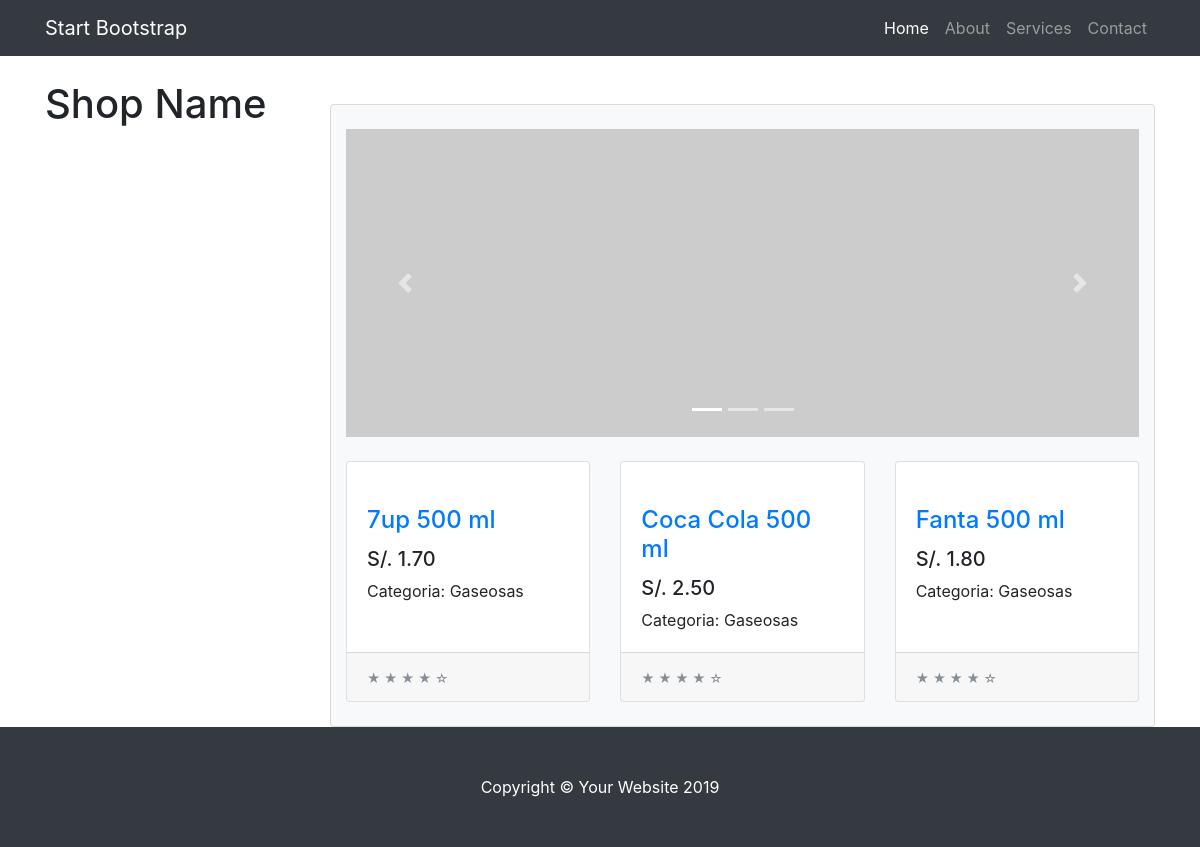
/tienda/categoria/1/, run on the app's committed database.
### tienda/models.py (models this page shows, shortened)
class Producto(models.Model):
    categoria = models.ForeignKey(Categoria,on_delete=models.CASCADE)
    nombre = models.CharField(max_length=200)
    precio = models.DecimalField(max_digits=6,decimal_places=2)
    stock = models.IntegerField(default=0)
    pub_date = models.DateTimeField('date published')

class Categoria(models.Model):
    nombre = models.CharField(max_length=200)
    pub_date = models.DateTimeField('fecha de registro',auto_now=True)

### tienda/views.py (the view)
# urls.py: path('categoria/<int:categoria_id>/',views.categoria,name='categoria')
def categoria(request, categoria_id):
    categoria = get_object_or_404(Categoria, pk=categoria_id)
    product_list = Producto.objects.filter(categoria=categoria).order_by('nombre')
    return render(request,'categoria.html', {'product_list': product_list})

### tienda/templates/categoria.html (shortened to what this page needs)
{% extends "layout.html" %}
{% block content %}
{% load static %}
<!DOCTYPE html>
<html lang="en">
<head>
    <link href="{% static 'vendor/bootstrap/css/bootstrap.min.css' %}" rel="stylesheet">
</head>
<body>
    <div class="container mt-5 card bg-light shadow-lg">
        <div id="carouselExampleIndicators" class="carousel slide my-4" data-ride="carousel">
            <ol class="carousel-indicators">
                <li data-target="#carouselExampleIndicators" data-slide-to="0" class="active"></li>
                <li data-target="#carouselExampleIndicators" data-slide-to="1"></li>
                <li data-target="#carouselExampleIndicators" data-slide-to="2"></li>
            </ol>
            <div class="carousel-inner" role="listbox">
                <div class="carousel-item active">
                    <img class="d-block img-fluid" src="http://placehold.it/900x350" alt="First slide">
                </div>
            </div>
            <a class="carousel-control-prev" href="#carouselExampleIndicators" role="button" data-slide="prev">
                <span class="carousel-control-prev-icon" aria-hidden="true"></span>
            </a>
            <a class="carousel-control-next" href="#carouselExampleIndicators" role="button" data-slide="next">
                <span class="carousel-control-next-icon" aria-hidden="true"></span>
            </a>
        </div>
        <div class="row">
            {% for prod in product_list %}
            <div class="col-lg-4 col-md-6 mb-4">
                <div class="card h-100">
                    <a href="/tienda/producto/{{ prod.id }}">
                    </a>
                    <div class="card-body">
                        <h4 class="card-title">
                            <a href="/tienda/producto/{{ prod.id }}">{{ prod.nombre }}</a>
                        </h4>
                        <h5>S/. {{ prod.precio }}</h5>
                        <p class="card-text"> Categoria: {{ prod.categoria.nombre }}
                        </p>
                    </div>
                    <div class="card-footer">
                        <small class="text-muted">&#9733; &#9733; &#9733; &#9733; &#9734;</small>
                    </div>
                </div>
            </div>
            {% endfor %}
        </div>
    </div>
</body>
</html>
{% endblock %}

### tienda/templates/layout.html (shortened to what this page needs)
{% load static%}
<!DOCTYPE html>
<html lang="en">
<head>
    <link href="{% static 'vendor/bootstrap/css/bootstrap.min.css' %}" rel="stylesheet">
    <link href="{% static 'css/shop.css' %}" rel="stylesheet">
</head>
<body>
    <nav class="navbar navbar-expand-lg navbar-dark bg-dark fixed-top">
        <div class="container">
            <a class="navbar-brand" href="#">Start Bootstrap</a>
            <div class="collapse navbar-collapse" id="navbarResponsive">
                <ul class="navbar-nav ml-auto">
                    <li class="nav-item active">
                        <a class="nav-link" href="#">Home
                        </a>
                    </li>
                    <li class="nav-item">
                        <a class="nav-link" href="#">About</a>
                    </li>
                    <li class="nav-item">
                        <a class="nav-link" href="#">Services</a>
                    </li>
                    <li class="nav-item">
                        <a class="nav-link" href="#">Contact</a>
                    </li>
                </ul>
            </div>
        </div>
    </nav>
    <div class="container">
        <div class="row">
            <div class="col-lg-3">
                <h1 class="my-4">Shop Name</h1>
            </div>
            <div class="col-lg-9">
                {% block content %}{% endblock %}
            </div>
        </div>
    </div>
    <footer class="py-5 bg-dark">
        <div class="container">
            <p class="m-0 text-center text-white">Copyright &copy; Your Website 2019</p>
        </div>
    </footer>
</body>
</html>

### tienda/static/css/shop.css (style rules this page uses)
body { padding-top: 54px; }
@media (min-width: 992px) { body { padding-top: 56px; } }

### data on the page
Producto: nombre "7up 500 ml", precio "1.70", categoria.nombre "Gaseosas"
Producto: nombre "Coca Cola 500 ml", precio "2.50", categoria.nombre "Gaseosas"
Producto: nombre "Fanta 500 ml", precio "1.80", categoria.nombre "Gaseosas"
